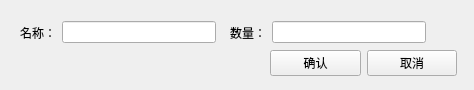
<?xml version="1.0" encoding="UTF-8"?>
<ui version="4.0">
 <class>DetergentInfoChangeWidget</class>
 <widget class="QWidget" name="DetergentInfoChangeWidget">
  <property name="geometry">
   <rect>
    <x>0</x>
    <y>0</y>
    <width>474</width>
    <height>90</height>
   </rect>
  </property>
  <property name="windowTitle">
   <string>Form</string>
  </property>
  <widget class="QWidget" name="layoutWidget">
   <property name="geometry">
    <rect>
     <x>20</x>
     <y>20</y>
     <width>196</width>
     <height>25</height>
    </rect>
   </property>
   <layout class="QHBoxLayout" name="horizontalLayout_2">
    <item>
     <widget class="QLabel" name="Name_label">
      <property name="text">
       <string>名称：</string>
      </property>
     </widget>
    </item>
    <item>
     <widget class="QLineEdit" name="Name_lineEdit"/>
    </item>
   </layout>
  </widget>
  <widget class="QWidget" name="layoutWidget_2">
   <property name="geometry">
    <rect>
     <x>270</x>
     <y>50</y>
     <width>187</width>
     <height>26</height>
    </rect>
   </property>
   <layout class="QHBoxLayout" name="horizontalLayout">
    <item>
     <widget class="QPushButton" name="Confirm_pushButton">
      <property name="text">
       <string>确认</string>
      </property>
     </widget>
    </item>
    <item>
     <widget class="QPushButton" name="Cancel_pushButton">
      <property name="text">
       <string>取消</string>
      </property>
     </widget>
    </item>
   </layout>
  </widget>
  <widget class="QWidget" name="layoutWidget_3">
   <property name="geometry">
    <rect>
     <x>230</x>
     <y>20</y>
     <width>196</width>
     <height>25</height>
    </rect>
   </property>
   <layout class="QHBoxLayout" name="horizontalLayout_3">
    <item>
     <widget class="QLabel" name="Num_label">
      <property name="text">
       <string>数量：</string>
      </property>
     </widget>
    </item>
    <item>
     <widget class="QLineEdit" name="Num_lineEdit"/>
    </item>
   </layout>
  </widget>
 </widget>
 <resources/>
 <connections/>
</ui>
